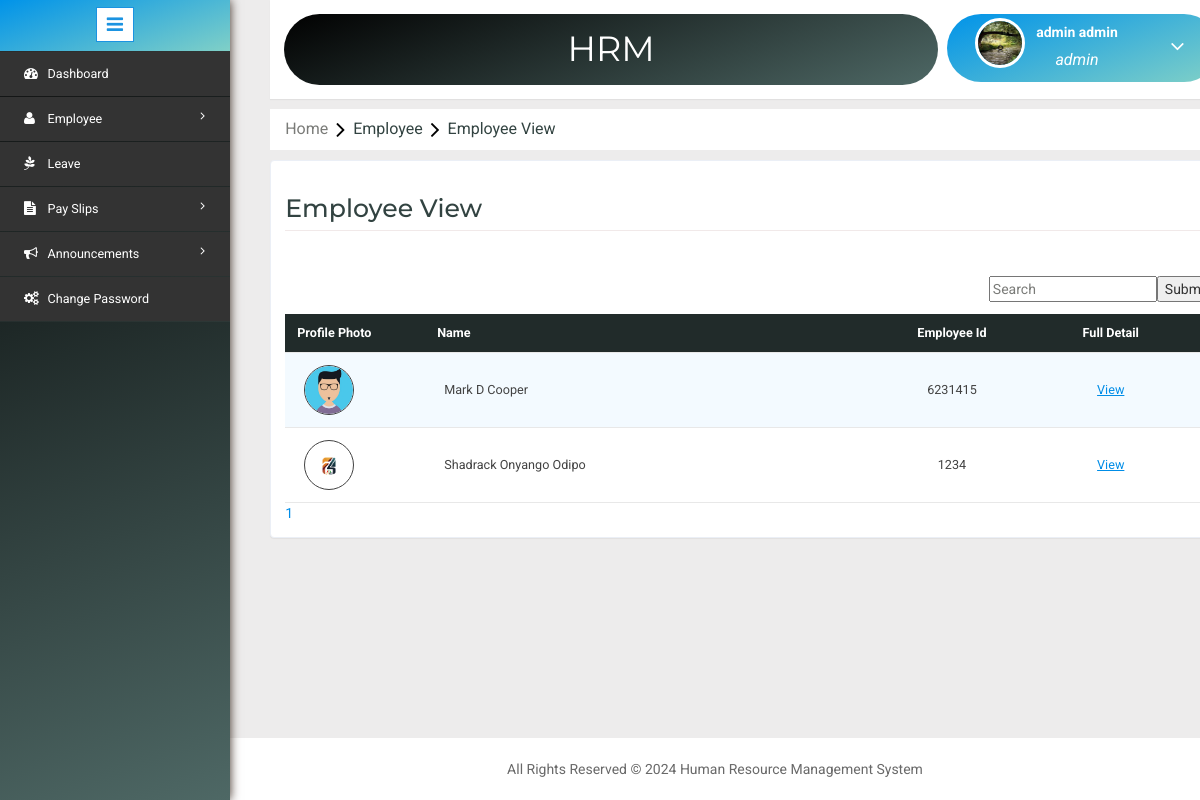
Screenshot of /employeeview.php (signed in) with the database file from the repository.
### tables this page shows
CREATE TABLE `employee` (
  `EmpId` bigint(20) NOT NULL,
  `EmployeeId` varchar(11) NOT NULL,
  `FirstName` varchar(200) NOT NULL,
  `MiddleName` varchar(200) NOT NULL,
  `LastName` varchar(200) NOT NULL,
  `Birthdate` date NOT NULL,
  `Gender` int(10) NOT NULL,
  `Mobile` decimal(10,0) NOT NULL,
  `Email` varchar(200) NOT NULL,
  `Password` varchar(25) NOT NULL,
  `CreatedBy` bigint(20) NOT NULL,
  `CreatedDate` datetime NOT NULL,
  `ModifiedBy` bigint(20) DEFAULT NULL,
  `ModifiedDate` datetime DEFAULT NULL,
  `JoinDate` date NOT NULL,
  `LeaveDate` date DEFAULT NULL,
  `LastLogin` datetime DEFAULT NULL,
  `LastLogout` datetime DEFAULT NULL,
  `StatusId` int(11) NOT NULL,
  `RoleId` int(11) NOT NULL,
  `ImageName` varchar(1000) DEFAULT NULL,
  `TierId` int(11) DEFAULT NULL,
  `BasicSalary` decimal(10,2) DEFAULT NULL,
  `CurrentSalary` decimal(10,2) DEFAULT NULL
);

### employeeview.php (the view, shortened to what this page needs)
<?php include('header.php'); ?>
<?php
	$dbs = new database();
	$db=$dbs->connection();
	$page="";
	if(isset($_GET['search']))
	{
		$SearchName = $_GET['search'];
		$RecordeLimit = 10;
		$search = mysqli_query($db,"select count(EmpId) as total from employee where RoleId !='1' and (FirstName like '%".$SearchName."%' or MiddleName like '%".$SearchName."%' or LastName like '%".$SearchName."%' or EmployeeId like '%".$SearchName."%')");
		$SName = mysqli_fetch_array($search);
		$number_of_row =ceil($SName['total']/10);
		if(isset($_GET['bn']) &&intval($_GET['bn']) <= $number_of_row && intval($_GET['bn'] !=0))
		{
			$Skip = (intval($_GET["bn"]) * $RecordeLimit) - $RecordeLimit;
			$sql = mysqli_query($db,"select * from employee where RoleId !='1' and (FirstName like '%".$SearchName."%' or MiddleName like '%".$SearchName."%' or LastName like '%".$SearchName."%' or EmployeeId like '%".$SearchName."%') LIMIT $Skip,$RecordeLimit ");
		}
		else
		{
			$sql = mysqli_query($db,"select * from employee where RoleId !='1' and (FirstName like '%".$SearchName."%' or MiddleName like '%".$SearchName."%' or LastName like '%".$SearchName."%' or EmployeeId like '%".$SearchName."%') LIMIT $RecordeLimit");
		}
		for($i=0;$i<$number_of_row;$i++)
		{
			$d = $i+1;
			if(isset($_GET["search"]))
			{
				$page .= "<a href='?search=$SearchName&bn=$d'>$d</a>&nbsp &nbsp &nbsp";
			}
			else
			{
				$page .= "<a href='?bn=$d'>$d</a>&nbsp &nbsp &nbsp";
			}
		}
	}
	else if(isset($_GET['empid']))
	{
		$empid = $_GET['empid'];
		mysqli_query($db,"delete from employee where EmpId='$empid'");
		echo "<script>window.location='employeeview.php';</script>";
	}
	else
	{
		$RecordeLimit = 10;
		$search = mysqli_query($db,"select count(EmpId) as total from employee ");
		$SName = mysqli_fetch_array($search);
		$number_of_row =ceil($SName['total']/10);
		if(isset($_GET['bn']) && intval($_GET['bn']) <= $number_of_row && intval($_GET['bn'] != 0 ))
		{
			$Skip = (intval($_GET["bn"]) * $RecordeLimit) - $RecordeLimit;
			$sql = mysqli_query($db,"select * from employee where RoleId !='1' LIMIT $Skip,$RecordeLimit");
		}
		else
		{
			$sql = mysqli_query($db,"select * from employee where RoleId !='1' LIMIT $RecordeLimit");
		}
		for($i=0;$i<$number_of_row;$i++)
		{
			$d = $i+1;
		    $page .= "<a href='?bn=$d'>$d</a>&nbsp &nbsp &nbsp";
		}
	}
?>
<link rel="stylesheet" type="text/css" href="css/table-style.css" />
<ol class="breadcrumb" style="margin: 10px 0px ! important;">
    <li class="breadcrumb-item"><a href="Home.php">Home</a><i class="fa fa-angle-right"></i>Employee<i class="fa fa-angle-right"></i>Employee View</li>
</ol>
<div class="validation-system" style="margin-top: 0;">
<div class="validation-form">
 	<div>
		<div class="w3l-table-info">
		<h2>Employee View</h2>
		<br>
	  	<form method="GET" action="#">
			<input style="float: right;" type="submit" name="searchview">
			<input style="float: right;" placeholder="Search" value="<?php echo(isset($SearchName))?$SearchName:''; ?>" type="search-box" name="search"><br>
		</form>
		<table id="table">
		<thead>
			<tr>
				<th style="text-transform: capitalize;">Profile Photo</th>
				<th style="text-transform: capitalize;">Name</th>
				<th style="text-transform: capitalize; text-align: center;">Employee Id</th>
				<th style="text-transform: capitalize; text-align: center;">Full Detail</th>
			</tr>
		</thead>
		<tbody>
		<?php while($row = mysqli_fetch_assoc($sql)) { ?>
			<tr>
				<td style="width: 140px;"><img id="myImg" alt="<?php $fname= (isset($row['FirstName']))?$row['FirstName']:""; $mname=(isset($row['MiddleName']))?$row['MiddleName']:""; $lname=(isset($row['LastName']))?$row['LastName']:"";
					echo ucfirst($fname)."&nbsp;".$mname."&nbsp;".$lname; ?>" src="image/<?php echo $row['ImageName']; ?>" style="width: 50px;height: 50px;object-fit: cover;border-radius: 100%;border: 1px solid"></td>
				<td><?php $fname= (isset($row['FirstName']))?$row['FirstName']:""; $mname=(isset($row['MiddleName']))?$row['MiddleName']:""; $lname=(isset($row['LastName']))?$row['LastName']:"";echo ucfirst($fname)."&nbsp;".$mname."&nbsp;".$lname; ?></td>
				<td style="width: 105px;"><?php $emp = (isset($row['EmployeeId']))?$row['EmployeeId']:"";  echo ucfirst("<center>".$emp."</center>"); ?></td>
				<td style="text-align: center;"><a href="detailview.php?employeeid=<?php echo $row['EmpId'];?>"><u>View</u></a></td>
			</tr>
		<?php }?>
		</tbody>
		</table>
		<div><?php echo $page; ?></div>
		</div>
	</div>
 </div>
</div>
<?php include('footer.php'); ?>

### css/table-style.css (style rules this page uses)
table { background: white; border-collapse: collapse; margin: 1.25em 0 0; width: 100%; }
table tr, table th, table td { border: none; border-bottom: 1px solid #e8e8e8; font-size: .95em; }
table th, table td { padding: 10px 12px; text-align: left; }
table th { background: #212b2a; color: #fff; text-transform: uppercase; }
table tr td { background: #f3faff; color: #424242; }
table tr:nth-of-type(2n+2) td { background: #ffffff; }
table { width: 100%; }

### header.php (style rules this page uses)
#myImg { border-radius: 5px; cursor: pointer; transition: 0.3s; }

### rows the page displays
employee: ImageName (picture), FirstName "Mark", MiddleName "D", LastName "Cooper", EmployeeId "6231415"
employee: ImageName (picture), FirstName "Shadrack", MiddleName "Onyango", LastName "Odipo", EmployeeId "1234"

### other values shown
$_SESSION['User']['FirstName'] "admin"
$_SESSION['User']['LastName'] "admin"
$_SESSION['role']['Name'] "admin"
$d "1"
